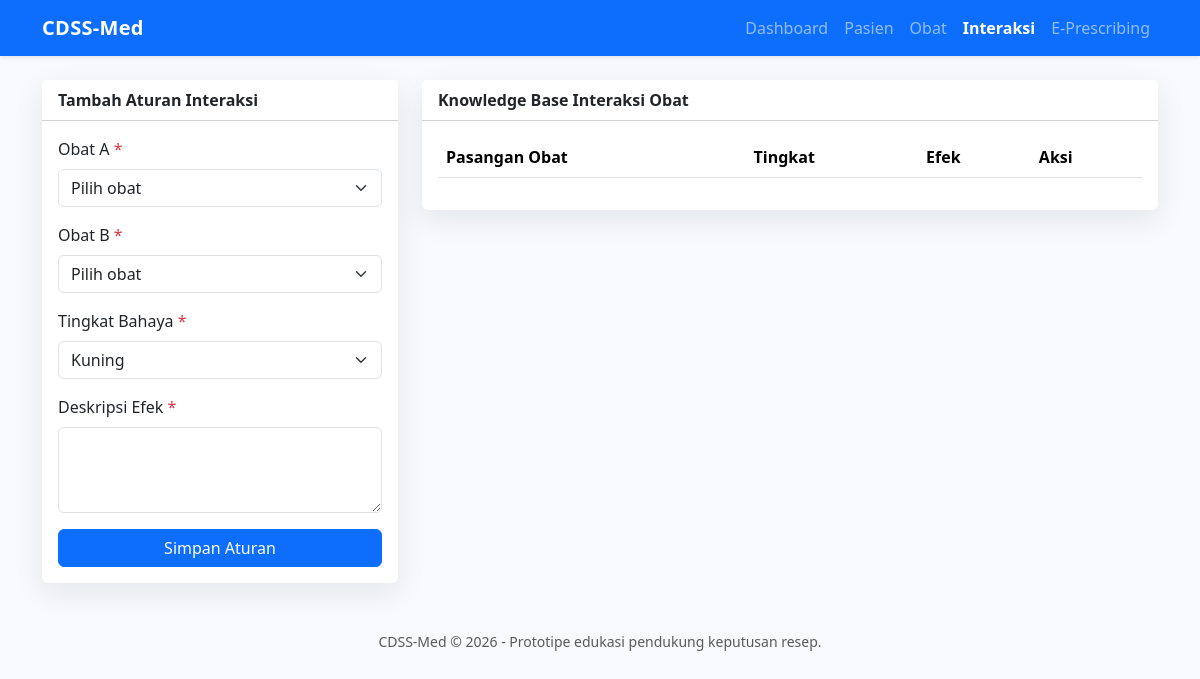
/interaksi.php, run on an earlier commit of the app's database.
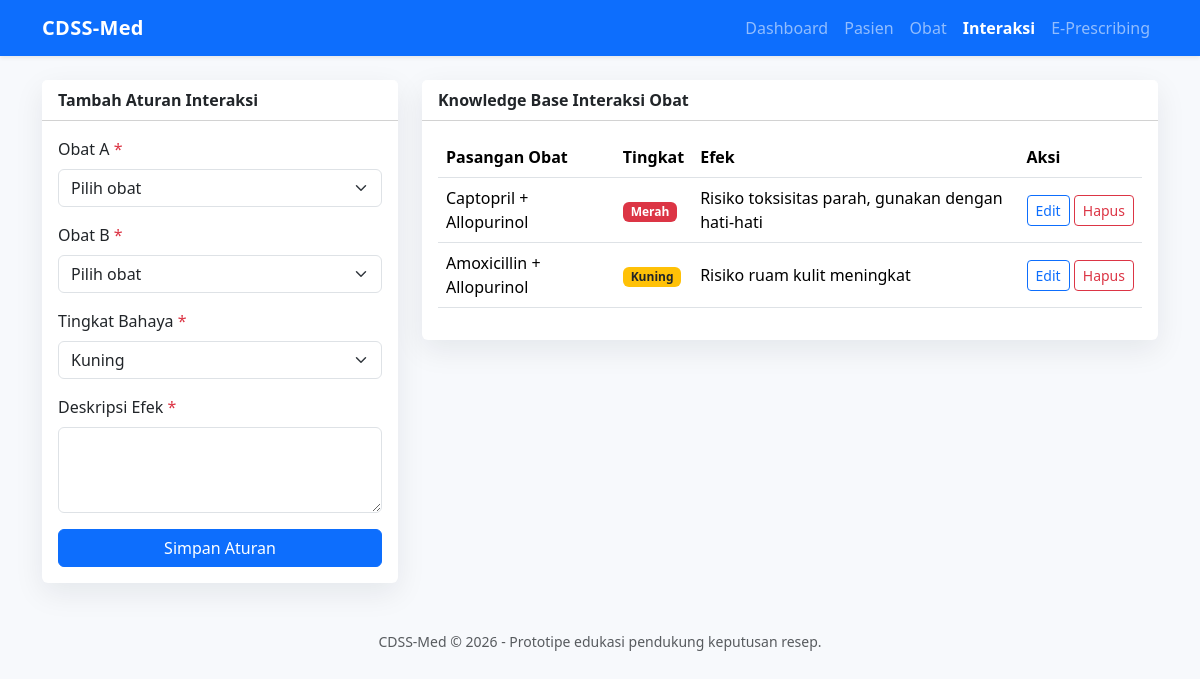
And on a later commit of the database.
### tables this page shows
CREATE TABLE aturan_interaksi (
    id INT AUTO_INCREMENT PRIMARY KEY,
    obat1_id INT NOT NULL,
    obat2_id INT NOT NULL,
    tingkat_bahaya ENUM('Kuning', 'Merah') NOT NULL,
    deskripsi_efek TEXT NOT NULL,
    created_at TIMESTAMP DEFAULT CURRENT_TIMESTAMP,
    CONSTRAINT fk_interaksi_obat1 FOREIGN KEY (obat1_id) REFERENCES obat(id) ON DELETE CASCADE,
    CONSTRAINT fk_interaksi_obat2 FOREIGN KEY (obat2_id) REFERENCES obat(id) ON DELETE CASCADE,
    CONSTRAINT chk_interaksi_obat_berbeda CHECK (obat1_id <> obat2_id),
    CONSTRAINT uq_interaksi_pasangan UNIQUE (obat1_id, obat2_id)
);

CREATE TABLE obat (
    id INT AUTO_INCREMENT PRIMARY KEY,
    nama_obat VARCHAR(120) NOT NULL UNIQUE,
    kategori VARCHAR(80) NULL,
    harga DECIMAL(12,2) NOT NULL DEFAULT 0,
    created_at TIMESTAMP DEFAULT CURRENT_TIMESTAMP
);

### koneksi.php (called while the page is built, shortened)
<?php
function e(?string $value): string
{
    return htmlspecialchars((string) $value, ENT_QUOTES, 'UTF-8');
}

### interaksi.php (the view, shortened to what this page needs)
<?php
require_once 'koneksi.php';
$edit = null;
$interaksiList = $pdo->query(
    "SELECT ai.*, o1.nama_obat AS obat1, o2.nama_obat AS obat2
     FROM aturan_interaksi ai
     JOIN obat o1 ON o1.id = ai.obat1_id
     JOIN obat o2 ON o2.id = ai.obat2_id
     ORDER BY ai.tingkat_bahaya DESC, o1.nama_obat"
)->fetchAll();
require 'header.php';
?>
<div class="row g-4">
    <div class="col-lg-4">
        <div class="card">
            <div class="card-header bg-white fw-semibold"><?= $edit ? 'Edit Aturan Interaksi' : 'Tambah Aturan Interaksi'; ?></div>
            <div class="card-body">
                <form method="post">
                    <div class="mb-3">
                        <label class="form-label required">Obat A</label>
                        <select name="obat1_id" class="form-select" required>
                            <option value="">Pilih obat</option>
                        </select>
                    </div>
                    <div class="mb-3">
                        <label class="form-label required">Obat B</label>
                        <select name="obat2_id" class="form-select" required>
                            <option value="">Pilih obat</option>
                        </select>
                    </div>
                    <div class="mb-3">
                        <label class="form-label required">Tingkat Bahaya</label>
                        <select name="tingkat_bahaya" class="form-select" required>
                            <option value="Kuning" <?= ($edit['tingkat_bahaya'] ?? '') === 'Kuning' ? 'selected' : ''; ?>>Kuning</option>
                        </select>
                    </div>
                    <div class="mb-3">
                        <label class="form-label required">Deskripsi Efek</label>
                        <textarea name="deskripsi_efek" class="form-control" rows="3" required><?= e($edit['deskripsi_efek'] ?? ''); ?></textarea>
                    </div>
                    <button class="btn btn-primary w-100" type="submit">Simpan Aturan</button>
                </form>
            </div>
        </div>
    </div>
    <div class="col-lg-8">
        <div class="card">
            <div class="card-header bg-white fw-semibold">Knowledge Base Interaksi Obat</div>
            <div class="card-body table-responsive">
                <table class="table table-hover align-middle">
                    <thead><tr><th>Pasangan Obat</th><th>Tingkat</th><th>Efek</th><th>Aksi</th></tr></thead>
                    <tbody>
                    <?php foreach ($interaksiList as $row): ?>
                        <tr>
                            <td><?= e($row['obat1']); ?> + <?= e($row['obat2']); ?></td>
                            <td><span class="badge <?= $row['tingkat_bahaya'] === 'Merah' ? 'badge-merah' : 'badge-kuning'; ?>"><?= e($row['tingkat_bahaya']); ?></span></td>
                            <td><?= e($row['deskripsi_efek']); ?></td>
                            <td class="text-nowrap">
                                <a class="btn btn-sm btn-outline-primary" href="?edit=<?= e($row['id']); ?>">Edit</a>
                                <a class="btn btn-sm btn-outline-danger" href="?hapus=<?= e($row['id']); ?>" onclick="return confirm('Hapus aturan ini?')">Hapus</a>
                            </td>
                        </tr>
                    <?php endforeach; ?>
                    </tbody>
                </table>
            </div>
        </div>
    </div>
</div>
<?php require 'footer.php'; ?>

### header.php (shortened to what this page needs)
<?php
$currentPage = basename($_SERVER['PHP_SELF']);
$menus = [
    'index.php' => 'Dashboard',
    'pasien.php' => 'Pasien',
    'obat.php' => 'Obat',
    'interaksi.php' => 'Interaksi',
    'e_prescribing.php' => 'E-Prescribing',
];
?>
<!doctype html>
<html lang="id">
<head>
    <link href="https://cdn.jsdelivr.net/npm/bootstrap@5.3.3/dist/css/bootstrap.min.css" rel="stylesheet">
</head>
<body>
<nav class="navbar navbar-expand-lg navbar-dark bg-primary shadow-sm">
    <div class="container">
        <a class="navbar-brand" href="index.php">CDSS-Med</a>
        <div class="collapse navbar-collapse" id="navbarNav">
            <ul class="navbar-nav ms-auto">
                <?php foreach ($menus as $file => $label): ?>
                    <li class="nav-item">
                        <a class="nav-link <?= $currentPage === $file ? 'active fw-semibold' : ''; ?>" href="<?= $file; ?>"><?= $label; ?></a>
                    </li>
                <?php endforeach; ?>
            </ul>
        </div>
    </div>
</nav>
<main class="container py-4">

What changed in the data, as far as the page shows it:
added aturan_interaksi: obat1.nama_obat "Captopril", obat2.nama_obat "Allopurinol", tingkat_bahaya "Merah", deskripsi_efek "Risiko toksisitas parah, gunakan dengan hati-hati"
added aturan_interaksi: obat1.nama_obat "Amoxicillin", obat2.nama_obat "Allopurinol", tingkat_bahaya "Kuning", deskripsi_efek "Risiko ruam kulit meningkat"
